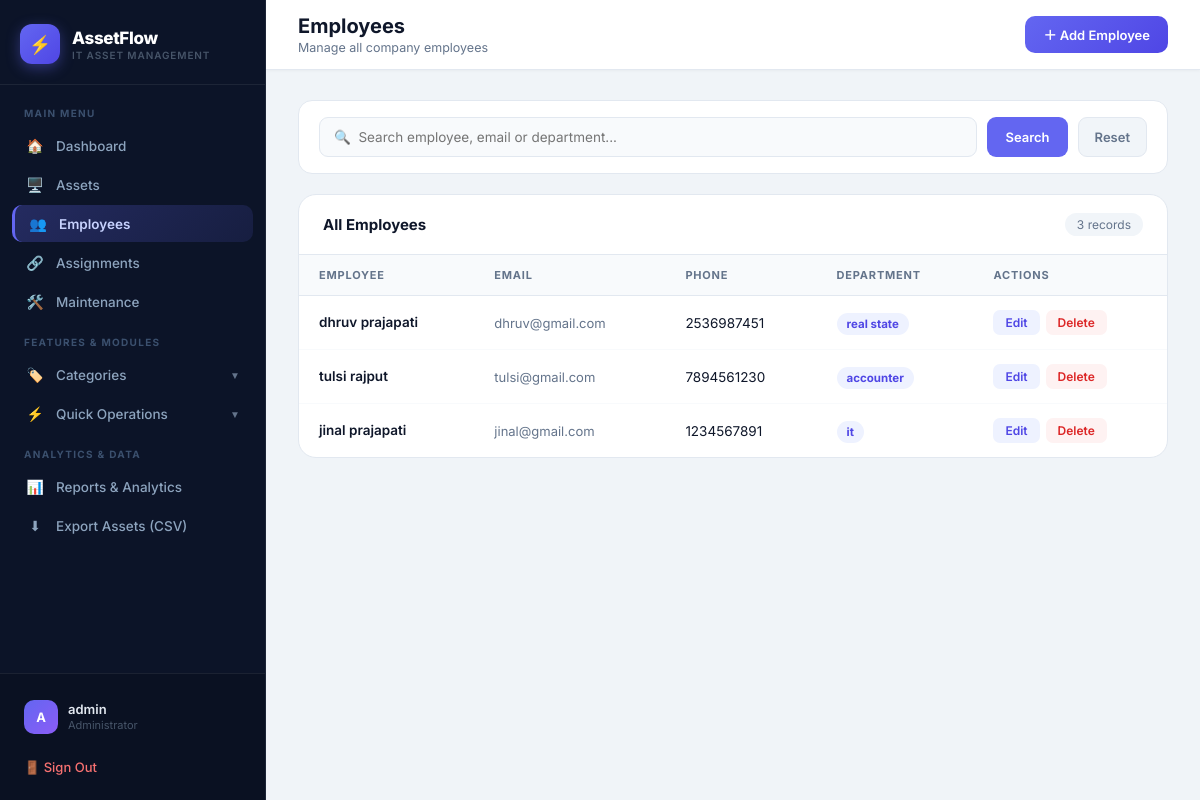
Screenshot of /employees/ (signed in) with the database file from the repository.
### assets/models.py (models this page shows, shortened)
class Employee(models.Model):
    name = models.CharField(max_length=100)
    email = models.EmailField(unique=True)
    department = models.CharField(max_length=100)
    phone = models.CharField(max_length=15)
    joining_date = models.DateField()

### assets/views.py (the view)
# urls.py: path('employees/', views.employees_list, name='employees_list'),
@login_required(login_url='login')
def employees_list(request):
    employees = Employee.objects.all().order_by('-id')
    search = request.GET.get("search", "").strip()
    if search:
        employees = employees.filter(
            Q(name__icontains=search) |
            Q(email__icontains=search) |
            Q(department__icontains=search)
        )
    return render(
        request,
        "assets/employees_list.html",
        {
            "employees": employees,
            "search": search,
        }
    )

### assets/templates/assets/employees_list.html (shortened to what this page needs)
{% extends "assets/base.html" %}
{% block nav_employees %}active{% endblock %}
{% block page_title %}Employees{% endblock %}
{% block page_subtitle %}Manage all company employees{% endblock %}
{% block topbar_actions %}
    <a href="{% url 'add_employee' %}" class="btn-primary">＋ Add Employee</a>
{% endblock %}
{% block content %}
<form method="GET" class="search-bar">
    <input type="text" name="search" value="{{ search|default:'' }}" placeholder="🔍  Search employee, email or department...">
    <button type="submit" class="btn-search">Search</button>
    <a href="{% url 'employees_list' %}" class="btn-reset">Reset</a>
</form>
<div class="table-card">
    <div class="table-head">
        <h2>All Employees</h2>
        <span class="count">{{ employees|length }} records</span>
    </div>
    <table>
        <thead><tr><th>Employee</th><th>Email</th><th>Phone</th><th>Department</th><th>Actions</th></tr></thead>
        <tbody>
        {% for employee in employees %}
        <tr>
            <td><div class="emp-name">{{ employee.name }}</div><div class="emp-code">{{ employee.employee_code }}</div></td>
            <td><span class="email-link">{{ employee.email }}</span></td>
            <td>{{ employee.phone }}</td>
            <td><span class="dept-badge">{{ employee.department }}</span></td>
            <td><div class="action-btns">
                <a href="{% url 'edit_employee' employee.id %}" class="btn-emp-edit">Edit</a>
                <a href="{% url 'delete_employee' employee.id %}" class="btn-emp-delete">Delete</a>
            </div></td>
        </tr>
        {% endfor %}
        </tbody>
    </table>
</div>
{% endblock %}

### assets/templates/assets/base.html (shortened to what this page needs)
<!DOCTYPE html>
<html lang="en">
<head>
</head>
<body>
<aside class="sidebar" id="sidebar">
    <div class="sidebar-brand">
        <div class="sidebar-icon">⚡</div>
        <div class="sidebar-brand-text">
            <div class="name">AssetFlow</div>
            <div class="sub">IT Asset Management</div>
        </div>
    </div>
    <nav class="sidebar-nav">
        <div class="nav-label">Main Menu</div>
        <a href="{% url 'dashboard' %}" class="nav-a {% block nav_dashboard %}{% endblock %}"><span class="ico">🏠</span> <span>Dashboard</span></a>
        <a href="{% url 'assets_list' %}" class="nav-a {% block nav_assets %}{% endblock %}"><span class="ico">🖥️</span> <span>Assets</span></a>
        <a href="{% url 'employees_list' %}" class="nav-a {% block nav_employees %}{% endblock %}"><span class="ico">👥</span> <span>Employees</span></a>
        <a href="{% url 'assignments_list' %}" class="nav-a {% block nav_assignments %}{% endblock %}"><span class="ico">🔗</span> <span>Assignments</span></a>
        <a href="{% url 'maintenance_list' %}" class="nav-a {% block nav_maintenance %}{% endblock %}"><span class="ico">🛠️</span> <span>Maintenance</span></a>
        <div class="nav-label">Features &amp; Modules</div>
        <div class="nav-a nav-toggle-btn {% block nav_categories_open %}{% endblock %}" onclick="toggleSubNav('cat-subnav', this)">
            <div style="display:flex;align-items:center;gap:11px;">
                <span class="ico">🏷️</span> <span>Categories</span>
            </div>
            <span class="nav-toggle-arrow">▼</span>
        </div>
        <div class="nav-a nav-toggle-btn {% block nav_quick_open %}{% endblock %}" onclick="toggleSubNav('actions-subnav', this)">
            <div style="display:flex;align-items:center;gap:11px;">
                <span class="ico">⚡</span> <span>Quick Operations</span>
            </div>
            <span class="nav-toggle-arrow">▼</span>
        </div>
        <div class="nav-label">Analytics &amp; Data</div>
        <a href="{% url 'reports' %}" class="nav-a {% block nav_reports %}{% endblock %}"><span class="ico">📊</span> <span>Reports &amp; Analytics</span></a>
        <a href="{% url 'export_assets_csv' %}" class="nav-a {% block nav_export %}{% endblock %}"><span class="ico">⬇</span> <span>Export Assets (CSV)</span></a>
    </nav>
    <div class="sidebar-bottom">
        <div class="user-card">
            <div class="user-av">{{ request.user.username|slice:":1"|upper }}</div>
            <div>
                <div class="user-name">{{ request.user.username }}</div>
                <div class="user-role">Administrator</div>
            </div>
        </div>
        <a href="{% url 'logout' %}" class="logout-a">🚪 Sign Out</a>
    </div>
</aside>
<main class="main">
    <header class="topbar">
        <div style="display:flex;align-items:center;gap:14px;">
            <div class="tb-left">
                <h1>{% block page_title %}AssetFlow{% endblock %}</h1>
                <p>{% block page_subtitle %}{% endblock %}</p>
            </div>
        </div>
        <div class="tb-right">{% block topbar_actions %}{% endblock %}</div>
    </header>
    <div class="content">
        {% block content %}{% endblock %}
    </div>
</main>
</body>
</html>

### rows the page displays
Employee: name "dhruv prajapati", email "dhruv@gmail.com", phone "2536987451", department "real state"
Employee: name "tulsi rajput", email "tulsi@gmail.com", phone "7894561230", department "accounter"
Employee: name "jinal prajapati", email "jinal@gmail.com", phone "1234567891", department "it"

### other values shown
{{ request.user.username|slice:":1"|upper }} "A"
{{ request.user.username }} "admin"
{{ employees|length }} "3"
